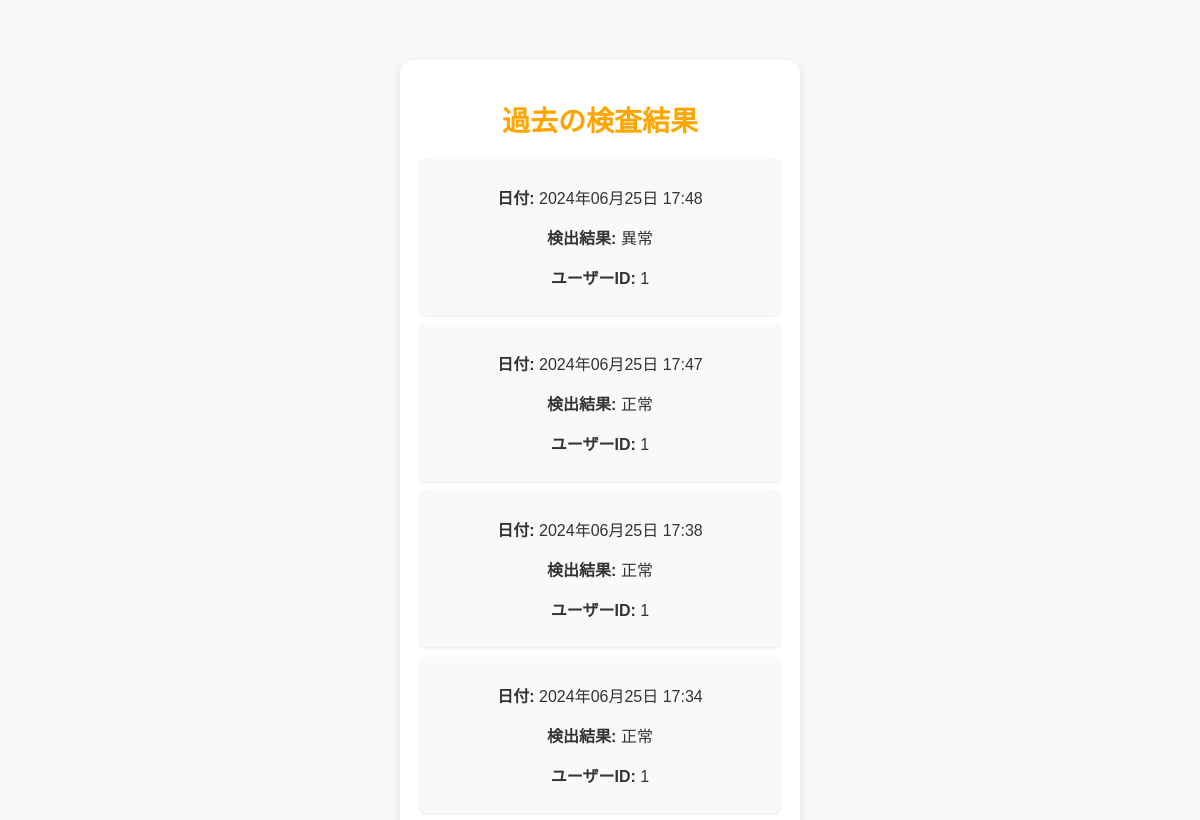
The app's page /history (signed in, upper part), older data.
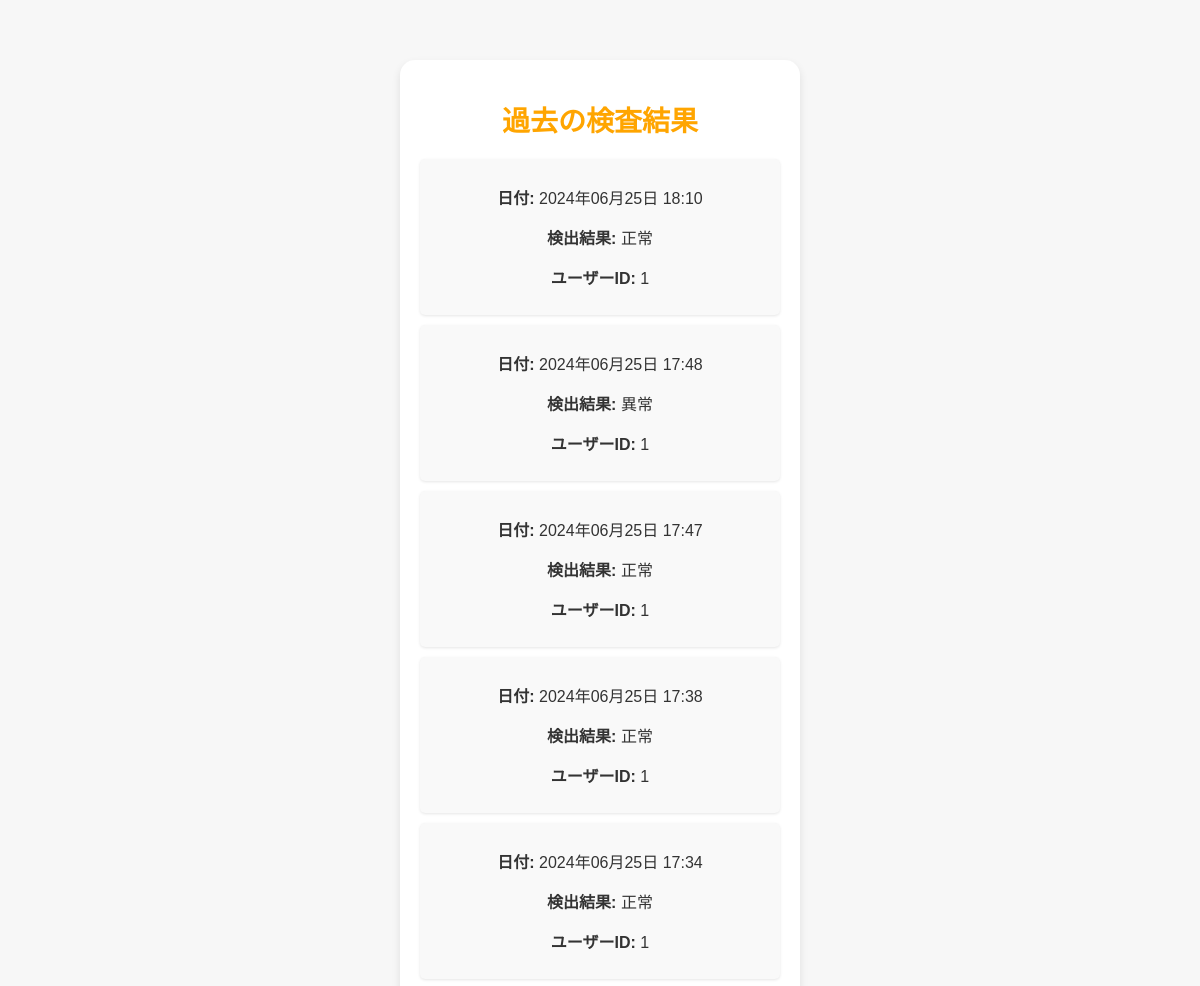
The same page, newer data.
### app.py (models this page shows)
class Result(db.Model):
    id = db.Column(db.Integer, primary_key=True)
    status = db.Column(db.String(20), nullable=False)
    date = db.Column(db.DateTime, nullable=False, default=datetime.utcnow)
    user_id = db.Column(db.Integer, db.ForeignKey('user.id'), nullable=False)

### app.py (the view)
@app.route('/history')
@login_required
def history():
    results = Result.query.filter_by(user_id=current_user.id).order_by(Result.date.desc()).all()
    return render_template('history.html', results=results)

### app.py (called while the page is built)
@login_manager.user_loader
def load_user(user_id):
    return User.query.get(int(user_id))

### templates/history.html (shortened to what this page needs)
{% extends "layout.html" %}
{% block content %}
    <h1>過去の検査結果</h1>
    <div id="result-list">
        {% for result in results %}
        <div class="result-item">
            <p><strong>日付:</strong> {{ result.date.strftime('%Y年%m月%d日 %H:%M') }}</p>
            <p><strong>検出結果:</strong> {{ result.status }}</p>
            <p><strong>ユーザーID:</strong> {{ result.user_id }}</p>
        </div>
        {% endfor %}
    </div>
{% endblock %}

Row changes from the older to the newer data that the page shows:
added Result: date "2024年06月25日 18:10", status "正常", user_id "1"
